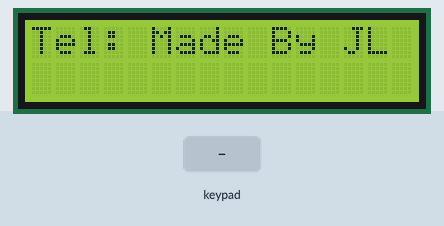
A sketch run on a simulated Arduino Uno, built with avr-gcc and run on an emulated ATmega328P. Shown: 16×2 character LCD. The test bench sets the inputs (shaded band). The modem accepts every AT command (registered, SIM ready, sends succeed) and sends nothing else; what the sketch prints to the serial monitor is not drawn.

Above: at 1.3 s.
1.4 s: key '4' pressed
At 2.0 s:
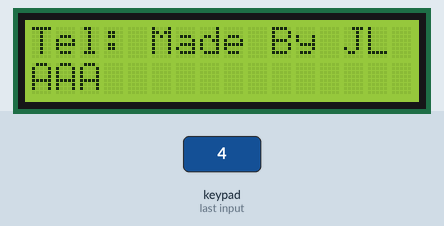
3.0 s: key '8' pressed
At 4.3 s:
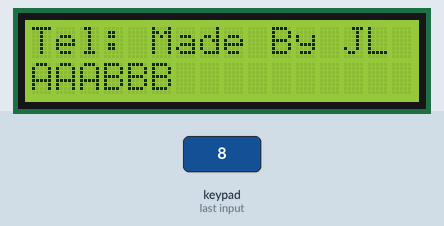
4.6 s: key 'C' pressed
At 5.6 s:
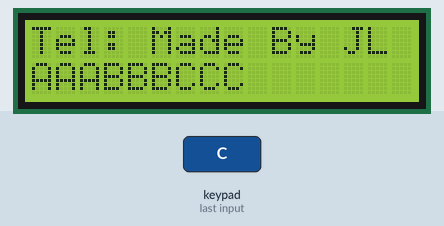
6.2 s: key '4' pressed
At 6.9 s:
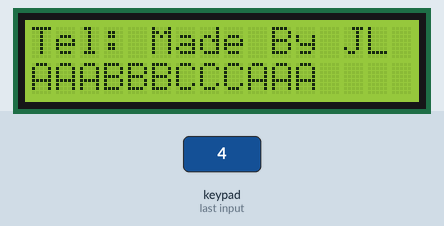
7.8 s: key '8' pressed
At 8.9 s:
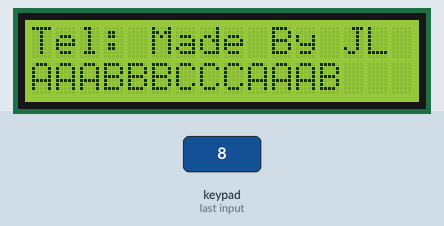
9.3 s: key 'D' pressed
At 10.4 s:
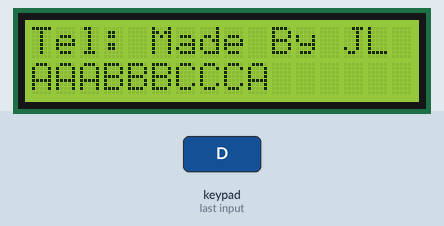
Timing chart, 0 to 11.9 s (numbered marks = the images above; inputs shaded):
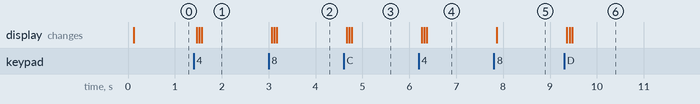

Measured:
- after the input at 1.4 s, the display: first changes after 0.06 s (image 1 shows a later state)
- after the input at 3.0 s, the display: first changes after 0.06 s (image 2 shows a later state)
- after the input at 4.6 s, the display: first changes after 0.06 s (image 3 shows a later state)
- after the input at 6.2 s, the display: first changes after 0.06 s (image 4 shows a later state)
- after the input at 7.8 s, the display: changes after 0.06 s (image 5)
- after the input at 9.3 s, the display: first changes after 0.06 s (image 6 shows a later state)

The sketch:

sim800.ino
```cpp
#include <TTP229.h>
#include <LiquidCrystal.h>
#include <SoftwareSerial.h>

const int TTP_SCL = 10; // TTP SCL
const int TTP_SDO = 11; // TTP SDO

const int SIM_TX = 13;  // sim tx
const int SIM_RX = 12;  // sim rx

const int LCD_RS = 2;   // lcd rs
const int LCD_E = 3;    // lcd enable
const int LCD_D4 = 4;   // lcd d4
const int LCD_D5 = 5;   // lcd d5
const int LCD_D6 = 6;   // lcd d6
const int LCD_D7 = 7;   // lcd d7

const char keys[] = {' ', '1', '2', '3', 'A', '4', '5', '6', 'B', '7', '8', '9', 'C', '*', '0', '#', 'D'};

char mobile[16];
char info[32];
int pos = -1;

TTP229 ttp229(TTP_SCL, TTP_SDO);
LiquidCrystal lcd(LCD_RS, LCD_E, LCD_D4, LCD_D5, LCD_D6, LCD_D7);
SoftwareSerial sim(SIM_TX, SIM_RX);

void setup() {
  Serial.begin(9600);
  lcd.begin(16, 2);
  sim.begin(9600);
  sim.println("AT");
  debugSim();
}

void loop() {
  // 控制显示屏
  sprintf(info, "%s", mobile);
  lcd.clear();
  lcd.setCursor(0, 0);
  lcd.print("Tel: Made By JL");
  lcd.setCursor(0, 1);
  lcd.print(info);

  // 接收键盘信息
  char key = keys[ttp229.ReadKey16()];
  // 拨打
  switch (key) {
    case '#':
      Serial.println(">>> dia");
      char cmd[32];
      sprintf(cmd, "ATD+ +86%s;", mobile);
      sim.println(cmd);
      debugSim();
      break;
    case 'D':
      Serial.println(">>> hang up");
      sim.println("ATH");
      debugSim();
      mobile[0] = '\0';
      pos = -1;
      break;
    case '*':
      mobile[pos] = '\0';
      pos--;
      if (pos < 0) {
        pos = -1;
      }
      break;
    default:
      if (key == ' ' || pos > 11) {
        break;
      }
      pos++;
      mobile[pos] = key;
      mobile[pos + 1] = '\0';
  }

  delay(50);
}

void debugSim() {
  delay(50);
  while (Serial.available()) {
    sim.write(Serial.read());
  }
  while (sim.available()) {
    Serial.write(sim.read());
  }
}
```
